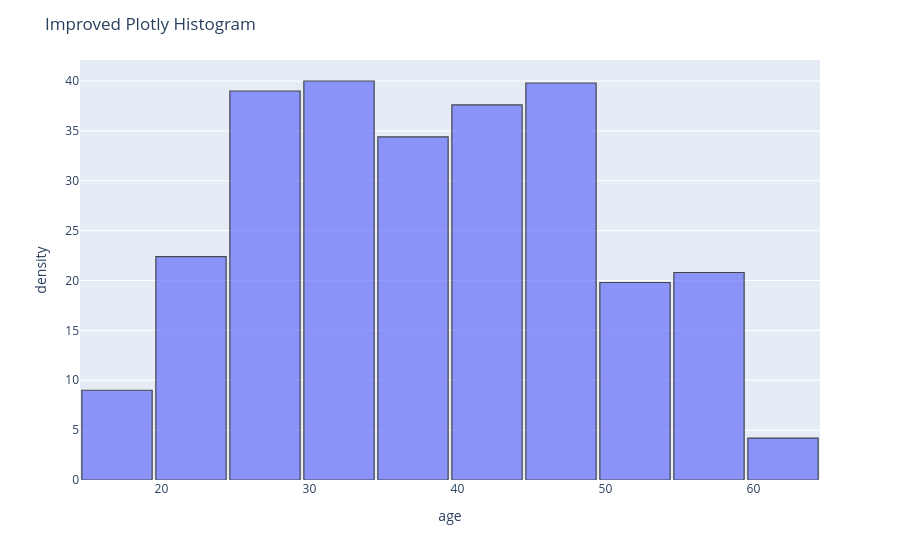

The notebook cell saved with this chart:
### Code cell
import plotly.express as px

fig = px.histogram(df, x='age', nbins=10, opacity=0.7,histnorm='density')
fig.update_traces(marker_line_color='black', marker_line_width=1.2)
fig.update_layout(bargap=0.05, title='Improved Plotly Histogram')
fig.show()

### Figure 1 — Plotly figure (JSON) as saved in the notebook; plotly's stock layout.template omitted (floating-point values rounded to 4 significant figures; data arrays with more than 128 entries replaced by an {"elided": "..."} marker saying what was removed)
{"data": [{"bingroup": "x", "histnorm": "density", "hovertemplate": "age=%{x}<br>density=%{y}<extra></extra>", "legendgroup": "", "marker": {"color": "#636efa", "line": {"color": "black", "width": 1.2}, "opacity": 0.7, "pattern": {"shape": ""}}, "name": "", "nbinsx": 10, "orientation": "v", "showlegend": false, "type": "histogram", "x": {"elided": "1340 float values"}, "xaxis": "x", "yaxis": "y"}], "layout": {"bargap": 0.05, "barmode": "relative", "legend": {"tracegroupgap": 0}, "margin": {"t": 60}, "title": {"text": "Improved Plotly Histogram"}, "xaxis": {"anchor": "y", "domain": [0, 1], "title": {"text": "age"}}, "yaxis": {"anchor": "x", "domain": [0, 1], "title": {"text": "density"}}}}
